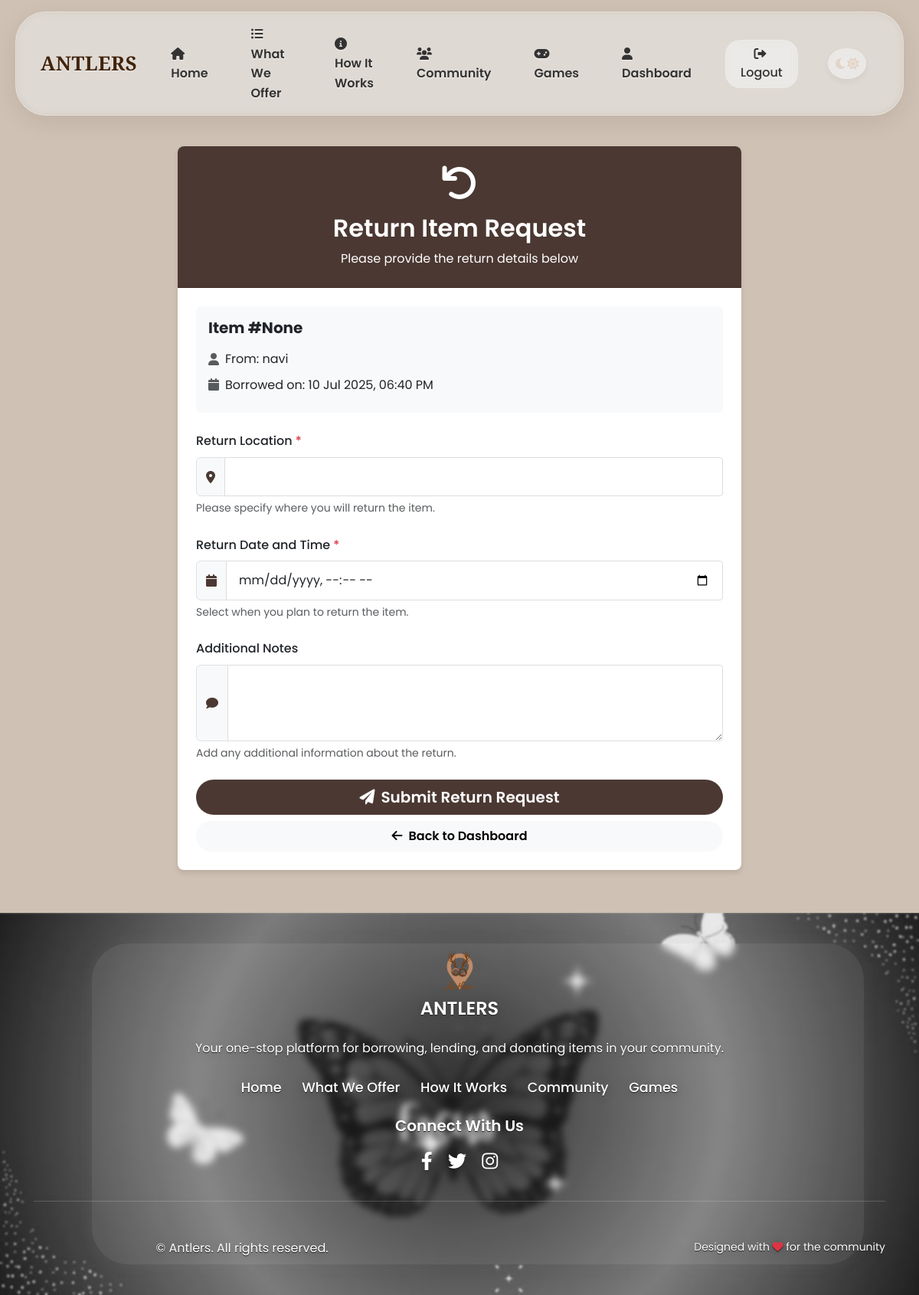
/return_request/1 (signed in), run on the app's committed database.
### app.py (models this page shows)
class BorrowedAccessory(db.Model):
    id = db.Column(db.Integer, primary_key=True)
    accessory_id = db.Column(db.Integer, db.ForeignKey('accessory.id'))
    borrower_id = db.Column(db.Integer, db.ForeignKey('user.id'))
    lender_id = db.Column(db.Integer, db.ForeignKey('user.id'))
    status = db.Column(db.String(50))  # 'pending', 'approved', 'rejected', 'delivered', 'returned'
    pickup_location = db.Column(db.String(150))
    pickup_datetime = db.Column(db.DateTime)
    created_at = db.Column(db.DateTime, default=func.now())
    residence = db.Column(db.String(200), nullable=False)  # Borrower's residence
    message = db.Column(db.Text, nullable=False)  # Message to lender
    delivery_preference = db.Column(db.String(50), default='self')  # 'self' or 'antlers'
    lender_confirmed_delivery = db.Column(db.Boolean, default=False)
    borrower_confirmed_delivery = db.Column(db.Boolean, default=False)
    accessory = db.relationship('Accessory', backref='borrow_requests')
    borrower = db.relationship('User', foreign_keys=[borrower_id], backref='items_borrowed_as_borrower', overlaps="items_borrowed,borrower_user")
    lender = db.relationship('User', foreign_keys=[lender_id], backref='items_lent_as_lender', overlaps="items_lent,lender_user")

class User(db.Model, UserMixin):
    id = db.Column(db.Integer, primary_key=True)
    username = db.Column(db.String(150), unique=True)
    password = db.Column(db.String(150))
    email = db.Column(db.String(150), unique=True)
    contact_number = db.Column(db.String(20))
    role = db.Column(db.String(50), default='user')
    created_at = db.Column(db.DateTime, default=func.now())
    overall_verified = db.Column(db.Boolean, default=False)
    approved_items = db.relationship('Accessory',
                                   foreign_keys='Accessory.user_id',
                                   backref=db.backref('owner', lazy=True))
    items_borrowed = db.relationship('BorrowedAccessory',
                                   foreign_keys='BorrowedAccessory.borrower_id',
                                   backref=db.backref('borrower_user', lazy=True),
                                   overlaps="items_borrowed_as_borrower,borrower")
    items_lent = db.relationship('BorrowedAccessory',
                                foreign_keys='BorrowedAccessory.lender_id',
                                backref=db.backref('lender_user', lazy=True),
                                overlaps="items_lent_as_lender,lender")

### app.py (the view)
@app.route('/return_request/<int:borrow_id>')
@login_required
def return_request(borrow_id):
    borrowed_item = BorrowedAccessory.query.filter_by(
        id=borrow_id,
        borrower_id=current_user.id
    ).first_or_404()
    if not (borrowed_item.lender_confirmed_delivery and borrowed_item.borrower_confirmed_delivery):
        flash('You cannot return an item until both parties have confirmed the delivery', 'warning')
        return redirect(url_for('user_dashboard'))
    return render_template('return_request.html', borrowed_item=borrowed_item)

### app.py (called while the page is built)
@login_manager.user_loader
def load_user(user_id):
    return User.query.get(int(user_id))

### templates/return_request.html (shortened to what this page needs)
{% extends "base.html" %}
{% block content %}
<div class="container py-4">
    <div class="row justify-content-center">
        <div class="col-md-8">
            <div class="card fade-in">
                <div class="card-header bg-primary text-white p-4 text-center">
                    <i class="fas fa-undo fa-3x mb-3"></i>
                    <h2 class="mb-2">Return Item Request</h2>
                    <p class="mb-0">Please provide the return details below</p>
                </div>
                <div class="card-body p-4">
                    <div class="mb-4 p-3 bg-light rounded">
                        <h5 class="fw-bold mb-3">
                            {% if borrowed_item.accessory %}
                            {{ borrowed_item.accessory.name }}
                            {% else %}
                            Item #{{ borrowed_item.accessory_id }}
                            {% endif %}
                        </h5>
                        <div class="d-flex align-items-center mb-2">
                            <i class="fas fa-user text-muted me-2"></i>
                            <span>From: {{ borrowed_item.lender_user.username }}</span>
                        </div>
                        <div class="d-flex align-items-center mb-2">
                            <i class="fas fa-calendar text-muted me-2"></i>
                            <span>Borrowed on: {{ borrowed_item.pickup_datetime.strftime('%d %b %Y, %I:%M %p') if borrowed_item.pickup_datetime else borrowed_item.pickup_datetime }}</span>
                        </div>
                    </div>
                    <form action="{{ url_for('return_item', item_id=borrowed_item.id) }}" method="POST">
                        <div class="mb-4">
                            <label for="return_location" class="form-label">Return Location <span class="text-danger">*</span></label>
                            <div class="input-group">
                                <span class="input-group-text bg-light">
                                    <i class="fas fa-map-marker-alt text-primary"></i>
                                </span>
                                <input type="text" class="form-control" id="return_location" name="return_location" required>
                            </div>
                            <div class="form-text">Please specify where you will return the item.</div>
                        </div>
                        <div class="mb-4">
                            <label for="return_datetime" class="form-label">Return Date and Time <span class="text-danger">*</span></label>
                            <div class="input-group">
                                <span class="input-group-text bg-light">
                                    <i class="fas fa-calendar text-primary"></i>
                                </span>
                                <input type="datetime-local" class="form-control" id="return_datetime" name="return_datetime" required>
                            </div>
                            <div class="form-text">Select when you plan to return the item.</div>
                        </div>
                        <div class="mb-4">
                            <label for="return_notes" class="form-label">Additional Notes</label>
                            <div class="input-group">
                                <span class="input-group-text bg-light">
                                    <i class="fas fa-comment text-primary"></i>
                                </span>
                                <textarea class="form-control" id="return_notes" name="return_notes" rows="3"></textarea>
                            </div>
                            <div class="form-text">Add any additional information about the return.</div>
                        </div>
                        <div class="d-grid gap-2">
                            <button type="submit" class="btn btn-primary btn-lg rounded-pill">
                                <i class="fas fa-paper-plane me-2"></i>Submit Return Request
                            </button>
                            <a href="{{ url_for('user_dashboard') }}" class="btn btn-light rounded-pill">
                                <i class="fas fa-arrow-left me-2"></i>Back to Dashboard
                            </a>
                        </div>
                    </form>
                </div>
            </div>
        </div>
    </div>
</div>
{% endblock %}

### static/css/theme.css (style rules this page uses)
:root { --light-background: #CFC1B3; --light-surface: #E8E1D9; --light-primary: #A18167; --light-secondary: #7C6E63; --light-accent: #D7956B; --light-text: #2D2A28; --light-text-secondary: #5F574F; --light-border: #D1C5B7; --light-card: rgba(255, 255, 255, 0.7); --light-success: #7FA87B; --light-info: #7E9DC0; --light-warning: #D9AD6A; --light-danger: #C27F75; --dark-background: #121212; --dark-surface: #1E1E1E; --dark-primary: #E0E0E0; --dark-secondary: #BBBBBB; --dark-accent: #4D8AE0; --dark-text: #FFFFFF; --dark-text-secondary: #BBBBBB; --dark-border: #444444; --dark-card: #1A1A1A; --dark-card-secondary: #252525; --dark-success: #66BB6A; --dark-info: #4D8AE0; --dark-warning: #FFA726; --dark-danger: #E57373; --dark-muted: #9E9E9E; --dark-light: #E0E0E0; --dark-subtle: #2A2A2A; --dark-hover: #2E2E2E; --primary-color: var(--light-primary); --primary-color-light: var(--light-accent); --primary-color-dark: #7D614E; --secondary-color: var(--light-secondary); --accent-color: var(--light-accent); --accent-color-light: #E5B695; --text-color: var(--light-text); --text-color-light: var(--light-text-secondary); --text-light: #FFFFFF; --background-light: var(--light-background); --background-neutral: var(--light-surface); --success-color: var(--light-success); --info-color: var(--light-info); --warning-color: var(--light-warning); --danger-color: var(--light-danger); --rgb-primary: 161, 129, 103; --rgb-accent: 215, 149, 107; --rgb-background: 207, 193, 179; --rgb-text: 45, 42, 40; --rgb-dark-primary: 224, 224, 224; --rgb-dark-accent: 77, 138, 224; --rgb-dark-background: 18, 18, 18; }
body { color: var(--text-color); background-color: var(--background-light); font-family: 'Poppins', sans-serif; transition: background-color 0.3s ease, color 0.3s ease; }
.btn-primary { background-color: var(--primary-color); border-color: var(--primary-color); color: var(--text-light); transition: all 0.3s ease; }
.bg-primary, .badge-primary { background-color: var(--primary-color) !important; }
.text-primary { color: var(--primary-color) !important; }
a { color: var(--primary-color); transition: color 0.3s ease; }
.card { border-radius: 12px; border: none; background-color: var(--light-card); transition: all 0.3s ease; }
.fade-in { opacity: 0; transform: translateY(20px); transition: opacity 0.6s ease-out, transform 0.6s ease-out; }
.fade-in.visible { opacity: 1; transform: translateY(0); }

### templates/base.html (style rules this page uses)
body { transition: background-color 0.3s ease, color 0.3s ease; }
.card, .benefit-card, .service-card, .navbar, .footer, .btn, .theme-toggle, .coffee-divider, .step-number, .icon-box { transition: all 0.3s ease; }

### data on the page
BorrowedAccessory: accessory_id "None", pickup_datetime "10 Jul 2025, 06:40 PM"
User: lender_user.username "navi"
